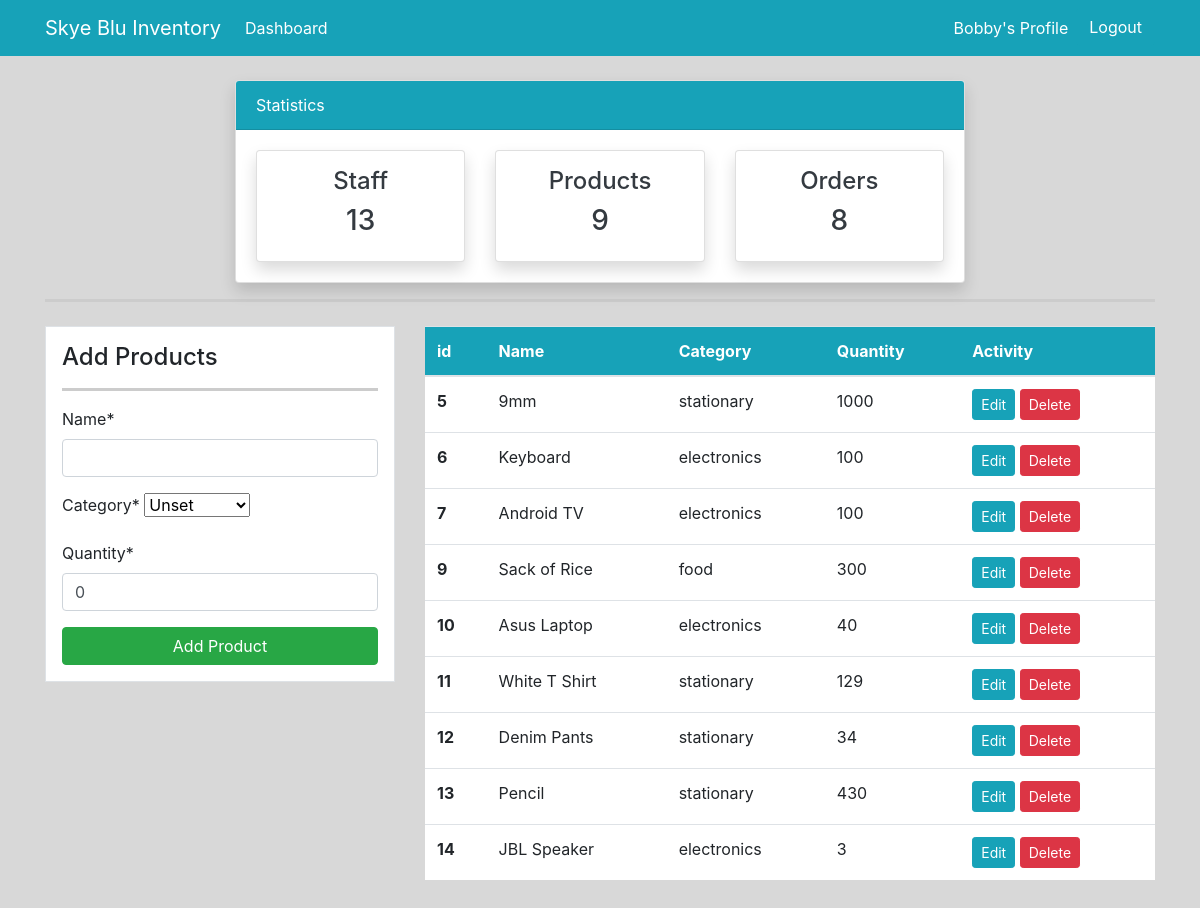
Page /product/ (signed in) on the committed database.
### dashboard/models.py (models this page shows, shortened)
class Product(models.Model):
    name = models.CharField(max_length=150)
    category = models.CharField(max_length=100, choices=CATEGORY, default='unset')
    quantity = models.PositiveIntegerField(default=0)

### dashboard/views.py (the view)
# urls.py: path("product/", views.product, name="product"),
@login_required
def product(request):
    items = Product.objects.all()
    if request.method == "POST":
        form = ProductForm(request.POST)
        if form.is_valid():
            form.save()
            product_name = form.cleaned_data.get("name")
            messages.success(request, f"{product_name} Added to database")
            return redirect("dashboard:product")
    else:
        form = ProductForm()
    products_count = items.count()
    workers_count = User.objects.all().count()
    orders_count = Order.objects.all().count()
    context = {
        "items": items,
        "form": form,
        "workers_count": workers_count,
        "orders_count": orders_count,
        "products_count": products_count,
    }
    return render(request, "dashboard/product.html", context)

### dashboard/forms.py
class ProductForm(forms.ModelForm):
    class Meta:
        model = Product
        fields = ["name", "category", "quantity"]

### templates/dashboard/product.html (shortened to what this page needs)
{% extends "partials/base.html" %}
{% load crispy_forms_tags %}
{% block content %}
{% include "partials/topnav.html" %}
<div class="container">
  <hr />
</div>
<div class="container">
  <div class="row my-4">
    <div class="col-md-4">
      <div class="border bg-white p-3">
        <h4>Add Products</h4>
        <hr />
        <form method="POST">
          {{ form|crispy }}
          <input
            class="btn btn-success btn-block"
            type="submit"
            value="Add Product"
          />
        </form>
      </div>
    </div>
    <div class="col-md-8">
      <table class="table bg-white">
        <thead class="bg-info">
          <tr class="text-white">
            <th scope="col">id</th>
            <th scope="col">Name</th>
            <th scope="col">Category</th>
            <th scope="col">Quantity</th>
            <th scope="col">Activity</th>
          </tr>
        </thead>
        <tbody>
          {% for item in items %}
          <tr>
            <th scope="row">{{ item.id }}</th>
            <td>{{ item.name }}</td>
            <td>{{ item.category }}</td>
            <td>{{ item.quantity }}</td>
            <td>
              <a class="btn btn-info btn-sm" href="{% url "dashboard:product_update" item.id %}">Edit</a>
              <a class="btn btn-danger btn-sm" href="{% url "dashboard:product_delete" item.id %}">Delete</a>
            </td>
          </tr>
          {% endfor %}
        </tbody>
      </table>
    </div>
  </div>
</div>
{% endblock content %}

### templates/partials/base.html (shortened to what this page needs)
<!DOCTYPE html>
<html lang="en">
  <head>
    <link
      rel="stylesheet"
      href="https://cdn.jsdelivr.net/npm/bootstrap@4.6.2/dist/css/bootstrap.min.css"
    />
    {% load static %}
    <link rel="stylesheet" href="{% static "style.css" %}">
  </head>
  <body>
    {% include "partials/nav.html" %}
    {% block content %} {% endblock %}
  </body>
</html>

### templates/partials/nav.html (shortened to what this page needs)
    <nav class="navbar navbar-expand-lg navbar-info bg-info">
        <div class="container">
            {% if user.is_authenticated %}
            <a class="navbar-brand text-white" href="{% url "dashboard:index" %}">Skye Blu Inventory</a>
            <div class="collapse navbar-collapse" id="navbarSupportedContent">
                <ul class="navbar-nav mr-auto">
                    <li class="nav-item active">
                        <a class="nav-link text-white" href="{% url "dashboard:index" %}">Dashboard <span class="sr-only">(current)</span></a>
                    </li>
                </ul>
                <ul class="navbar-nav ml-auto">
                    <li class="nav-item active">
                        <a class="nav-link text-white" href="{% url "profile" %}">{{ user.username }}'s Profile </a>
                    </li>
                    <li class="nav-item">
                        <form action="{% url 'logout' %}" method="post">
                            <button class="btn btn-info" type="submit">Logout</button>
                        </form>
                    </li>
                </ul>
            </div>
                {% endif %}
            </div>
    </nav>

### templates/partials/topnav.html (shortened to what this page needs)
<div class="container">
  <div class="row mt-4">
    <div class="col-md-8 offset-md-2">
      <div class="card shadow">
        <div class="card-header bg-info text-white">Statistics</div>
        <div class="card-body">
          <div class="row">
            <div class="col-md-4">
              <a class="text-decoration-none text-dark" href="{% url "dashboard:staff" %}">
                <div class="card my-card shadow text-center p-3">
                  <h4>Staff </h4>
                  <h3>{{ workers_count }}</h3>
                </div>
              </a>
            </div>
            <div class="col-md-4">
              <a class="text-decoration-none text-dark" href="{% url "dashboard:product" %}">
                <div class="card my-card shadow text-center p-3">
                  <h4>Products </h4>
                  <h3>{{ products_count }}</h3>
                </div>
              </a>
            </div>
            <div class="col-md-4">
              <a class="text-decoration-none text-dark" href="{% url "dashboard:order" %}">
                <div class="card my-card shadow text-center p-3">
                  <h4>Orders </h4>
                  <h3>{{ orders_count }}</h3>
                </div>
              </a>
            </div>
          </div>
        </div>
      </div>
    </div>
  </div>
</div>

### static/style.css (style rules this page uses)
body { background: rgba(216,216,216,255); }
hr { border-top: 3px solid #ccc; }

### rows in the picture
Product: id "5", name "9mm", category "stationary", quantity "1000"
Product: id "6", name "Keyboard", category "electronics", quantity "100"
Product: id "7", name "Android TV", category "electronics", quantity "100"
Product: id "9", name "Sack of Rice", category "food", quantity "300"
Product: id "10", name "Asus Laptop", category "electronics", quantity "40"
Product: id "11", name "White T Shirt", category "stationary", quantity "129"
Product: id "12", name "Denim Pants", category "stationary", quantity "34"
Product: id "13", name "Pencil", category "stationary", quantity "430"
Product: id "14", name "JBL Speaker", category "electronics", quantity "3"

### other values in the picture
{{ user.username }} "Bobby"
{{ workers_count }} "13"
{{ products_count }} "9"
{{ orders_count }} "8"
